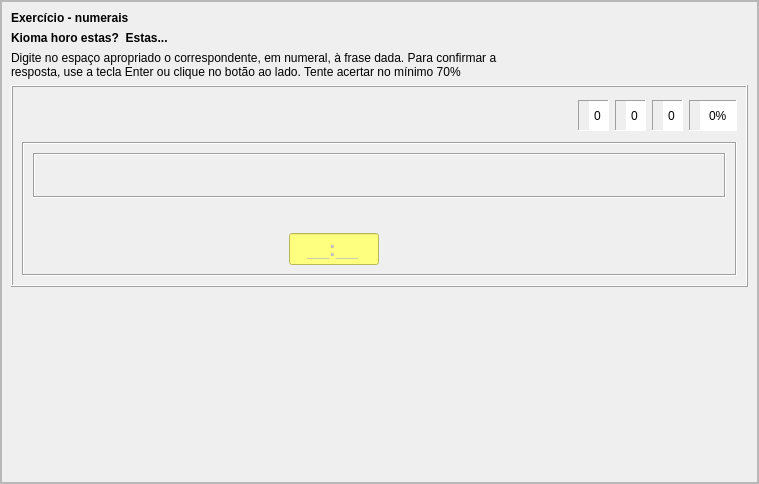
<?xml version="1.0" encoding="UTF-8"?>
<ui version="4.0">
 <class>kiomahoro</class>
 <widget class="QFrame" name="kiomahoro">
  <property name="geometry">
   <rect>
    <x>0</x>
    <y>0</y>
    <width>759</width>
    <height>484</height>
   </rect>
  </property>
  <property name="windowTitle">
   <string>Frame</string>
  </property>
  <property name="frameShape">
   <enum>QFrame::StyledPanel</enum>
  </property>
  <property name="frameShadow">
   <enum>QFrame::Raised</enum>
  </property>
  <property name="tipo" stdset="0">
   <string>senborda</string>
  </property>
  <layout class="QVBoxLayout" name="verticalLayout_5">
   <property name="spacing">
    <number>0</number>
   </property>
   <property name="leftMargin">
    <number>0</number>
   </property>
   <property name="topMargin">
    <number>0</number>
   </property>
   <property name="rightMargin">
    <number>0</number>
   </property>
   <property name="bottomMargin">
    <number>0</number>
   </property>
   <item>
    <widget class="QScrollArea" name="scrollArea">
     <property name="widgetResizable">
      <bool>true</bool>
     </property>
     <widget class="QWidget" name="scrollAreaWidgetContents">
      <property name="geometry">
       <rect>
        <x>0</x>
        <y>0</y>
        <width>755</width>
        <height>480</height>
       </rect>
      </property>
      <layout class="QVBoxLayout" name="verticalLayout_4">
       <item>
        <widget class="titolo" name="Lec11_Label3">
         <property name="maximumSize">
          <size>
           <width>16777215</width>
           <height>30</height>
          </size>
         </property>
         <property name="font">
          <font>
           <weight>75</weight>
           <bold>true</bold>
          </font>
         </property>
         <property name="text">
          <string notr="true">Exercício - numerais</string>
         </property>
        </widget>
       </item>
       <item>
        <widget class="QLabel" name="label">
         <property name="styleSheet">
          <string notr="true">font-weight: bold;</string>
         </property>
         <property name="text">
          <string notr="true">Kioma horo estas?  Estas...</string>
         </property>
         <property name="lingvo" stdset="0">
          <string>eo</string>
         </property>
        </widget>
       </item>
       <item>
        <widget class="QLabel" name="Lec11_Label12">
         <property name="text">
          <string notr="true">Digite no espaço apropriado o correspondente, em numeral, à frase dada. Para confirmar a 
resposta, use a tecla Enter ou clique no botão ao lado. Tente acertar no mínimo 70%</string>
         </property>
         <property name="wordWrap">
          <bool>true</bool>
         </property>
        </widget>
       </item>
       <item>
        <widget class="QFrame" name="frame">
         <property name="frameShape">
          <enum>QFrame::Box</enum>
         </property>
         <property name="frameShadow">
          <enum>QFrame::Raised</enum>
         </property>
         <property name="tipo" stdset="0">
          <string>markebla</string>
         </property>
         <layout class="QVBoxLayout" name="verticalLayout_3">
          <item>
           <layout class="QHBoxLayout" name="horizontalLayout_7">
            <item>
             <widget class="QFrame" name="frame_10">
              <property name="minimumSize">
               <size>
                <width>80</width>
                <height>40</height>
               </size>
              </property>
              <property name="maximumSize">
               <size>
                <width>16777215</width>
                <height>16777215</height>
               </size>
              </property>
              <property name="autoFillBackground">
               <bool>false</bool>
              </property>
              <property name="frameShape">
               <enum>QFrame::NoFrame</enum>
              </property>
              <property name="frameShadow">
               <enum>QFrame::Sunken</enum>
              </property>
              <layout class="QHBoxLayout" name="horizontalLayout">
               <property name="spacing">
                <number>1</number>
               </property>
               <property name="leftMargin">
                <number>0</number>
               </property>
               <property name="topMargin">
                <number>0</number>
               </property>
               <property name="rightMargin">
                <number>0</number>
               </property>
               <property name="bottomMargin">
                <number>0</number>
               </property>
               <item>
                <widget class="QPushButton" name="BitBtn1">
                 <property name="text">
                  <string notr="true"/>
                 </property>
                 <property name="icon">
                  <iconset>
                   <normalon>:/ikonoj/ekzercoj/komenci.png</normalon>
                   <activeon>:/ikonoj/ekzercoj/komenci-over.png</activeon>
                  </iconset>
                 </property>
                 <property name="iconSize">
                  <size>
                   <width>35</width>
                   <height>33</height>
                  </size>
                 </property>
                 <property name="flat">
                  <bool>true</bool>
                 </property>
                 <property name="tipo" stdset="0">
                  <string>komenci</string>
                 </property>
                </widget>
               </item>
               <item>
                <widget class="QPushButton" name="BitBtn3">
                 <property name="enabled">
                  <bool>false</bool>
                 </property>
                 <property name="text">
                  <string notr="true"/>
                 </property>
                 <property name="icon">
                  <iconset>
                   <normalon>:/ikonoj/ekzercoj/halti.png</normalon>
                   <activeon>:/ikonoj/ekzercoj/halti-over.png</activeon>
                  </iconset>
                 </property>
                 <property name="iconSize">
                  <size>
                   <width>35</width>
                   <height>33</height>
                  </size>
                 </property>
                 <property name="flat">
                  <bool>true</bool>
                 </property>
                 <property name="tipo" stdset="0">
                  <string>halti</string>
                 </property>
                </widget>
               </item>
              </layout>
             </widget>
            </item>
            <item>
             <spacer name="horizontalSpacer_10">
              <property name="orientation">
               <enum>Qt::Horizontal</enum>
              </property>
              <property name="sizeHint" stdset="0">
               <size>
                <width>0</width>
                <height>0</height>
               </size>
              </property>
             </spacer>
            </item>
            <item>
             <widget class="QFrame" name="frame_11">
              <property name="maximumSize">
               <size>
                <width>16777215</width>
                <height>31</height>
               </size>
              </property>
              <property name="autoFillBackground">
               <bool>false</bool>
              </property>
              <property name="frameShape">
               <enum>QFrame::Panel</enum>
              </property>
              <property name="frameShadow">
               <enum>QFrame::Sunken</enum>
              </property>
              <property name="tipo" stdset="0">
               <string>shilda</string>
              </property>
              <layout class="QHBoxLayout" name="horizontalLayout_3">
               <property name="spacing">
                <number>1</number>
               </property>
               <property name="leftMargin">
                <number>2</number>
               </property>
               <property name="topMargin">
                <number>0</number>
               </property>
               <property name="rightMargin">
                <number>0</number>
               </property>
               <property name="bottomMargin">
                <number>0</number>
               </property>
               <item>
                <widget class="QLabel" name="label_5">
                 <property name="maximumSize">
                  <size>
                   <width>24</width>
                   <height>24</height>
                  </size>
                 </property>
                 <property name="text">
                  <string notr="true"/>
                 </property>
                 <property name="pixmap">
                  <pixmap resource="../resources/ikonoj.qrc">:/ikonoj/kubeto.png</pixmap>
                 </property>
                 <property name="scaledContents">
                  <bool>true</bool>
                 </property>
                 <property name="alignment">
                  <set>Qt::AlignCenter</set>
                 </property>
                </widget>
               </item>
               <item>
                <widget class="QSpinBox" name="Placar1">
                 <property name="sizePolicy">
                  <sizepolicy hsizetype="Preferred" vsizetype="Preferred">
                   <horstretch>0</horstretch>
                   <verstretch>0</verstretch>
                  </sizepolicy>
                 </property>
                 <property name="frame">
                  <bool>false</bool>
                 </property>
                 <property name="alignment">
                  <set>Qt::AlignCenter</set>
                 </property>
                 <property name="readOnly">
                  <bool>true</bool>
                 </property>
                 <property name="buttonSymbols">
                  <enum>QAbstractSpinBox::NoButtons</enum>
                 </property>
                 <property name="tipo" stdset="0">
                  <string>shilda</string>
                 </property>
                </widget>
               </item>
              </layout>
             </widget>
            </item>
            <item>
             <widget class="QFrame" name="frame_12">
              <property name="maximumSize">
               <size>
                <width>16777215</width>
                <height>31</height>
               </size>
              </property>
              <property name="autoFillBackground">
               <bool>false</bool>
              </property>
              <property name="frameShape">
               <enum>QFrame::Panel</enum>
              </property>
              <property name="frameShadow">
               <enum>QFrame::Sunken</enum>
              </property>
              <property name="tipo" stdset="0">
               <string>shilda</string>
              </property>
              <layout class="QHBoxLayout" name="horizontalLayout_4">
               <property name="spacing">
                <number>1</number>
               </property>
               <property name="leftMargin">
                <number>2</number>
               </property>
               <property name="topMargin">
                <number>0</number>
               </property>
               <property name="rightMargin">
                <number>0</number>
               </property>
               <property name="bottomMargin">
                <number>0</number>
               </property>
               <item>
                <widget class="QLabel" name="label_8">
                 <property name="maximumSize">
                  <size>
                   <width>24</width>
                   <height>24</height>
                  </size>
                 </property>
                 <property name="text">
                  <string notr="true"/>
                 </property>
                 <property name="pixmap">
                  <pixmap resource="../resources/ikonoj.qrc">:/ikonoj/ekzercoj/bone.png</pixmap>
                 </property>
                 <property name="scaledContents">
                  <bool>true</bool>
                 </property>
                 <property name="alignment">
                  <set>Qt::AlignCenter</set>
                 </property>
                </widget>
               </item>
               <item>
                <widget class="QSpinBox" name="Placar2">
                 <property name="sizePolicy">
                  <sizepolicy hsizetype="Preferred" vsizetype="Preferred">
                   <horstretch>0</horstretch>
                   <verstretch>0</verstretch>
                  </sizepolicy>
                 </property>
                 <property name="frame">
                  <bool>false</bool>
                 </property>
                 <property name="alignment">
                  <set>Qt::AlignCenter</set>
                 </property>
                 <property name="readOnly">
                  <bool>true</bool>
                 </property>
                 <property name="buttonSymbols">
                  <enum>QAbstractSpinBox::NoButtons</enum>
                 </property>
                 <property name="tipo" stdset="0">
                  <string>shilda</string>
                 </property>
                </widget>
               </item>
              </layout>
             </widget>
            </item>
            <item>
             <widget class="QFrame" name="frame_36">
              <property name="maximumSize">
               <size>
                <width>16777215</width>
                <height>31</height>
               </size>
              </property>
              <property name="autoFillBackground">
               <bool>false</bool>
              </property>
              <property name="frameShape">
               <enum>QFrame::Panel</enum>
              </property>
              <property name="frameShadow">
               <enum>QFrame::Sunken</enum>
              </property>
              <property name="tipo" stdset="0">
               <string>shilda</string>
              </property>
              <layout class="QHBoxLayout" name="horizontalLayout_5">
               <property name="spacing">
                <number>1</number>
               </property>
               <property name="leftMargin">
                <number>2</number>
               </property>
               <property name="topMargin">
                <number>0</number>
               </property>
               <property name="rightMargin">
                <number>0</number>
               </property>
               <property name="bottomMargin">
                <number>0</number>
               </property>
               <item>
                <widget class="QLabel" name="label_9">
                 <property name="minimumSize">
                  <size>
                   <width>0</width>
                   <height>0</height>
                  </size>
                 </property>
                 <property name="maximumSize">
                  <size>
                   <width>24</width>
                   <height>24</height>
                  </size>
                 </property>
                 <property name="text">
                  <string notr="true"/>
                 </property>
                 <property name="pixmap">
                  <pixmap resource="../resources/ikonoj.qrc">:/ikonoj/ekzercoj/malbone.png</pixmap>
                 </property>
                 <property name="scaledContents">
                  <bool>true</bool>
                 </property>
                 <property name="alignment">
                  <set>Qt::AlignCenter</set>
                 </property>
                </widget>
               </item>
               <item>
                <widget class="QSpinBox" name="Placar3">
                 <property name="sizePolicy">
                  <sizepolicy hsizetype="Preferred" vsizetype="Preferred">
                   <horstretch>0</horstretch>
                   <verstretch>0</verstretch>
                  </sizepolicy>
                 </property>
                 <property name="minimumSize">
                  <size>
                   <width>0</width>
                   <height>0</height>
                  </size>
                 </property>
                 <property name="frame">
                  <bool>false</bool>
                 </property>
                 <property name="alignment">
                  <set>Qt::AlignCenter</set>
                 </property>
                 <property name="readOnly">
                  <bool>true</bool>
                 </property>
                 <property name="buttonSymbols">
                  <enum>QAbstractSpinBox::NoButtons</enum>
                 </property>
                 <property name="value">
                  <number>0</number>
                 </property>
                 <property name="tipo" stdset="0">
                  <string>shilda</string>
                 </property>
                </widget>
               </item>
              </layout>
             </widget>
            </item>
            <item>
             <widget class="QFrame" name="frame_37">
              <property name="maximumSize">
               <size>
                <width>16777215</width>
                <height>31</height>
               </size>
              </property>
              <property name="autoFillBackground">
               <bool>false</bool>
              </property>
              <property name="frameShape">
               <enum>QFrame::Panel</enum>
              </property>
              <property name="frameShadow">
               <enum>QFrame::Sunken</enum>
              </property>
              <property name="tipo" stdset="0">
               <string>shilda</string>
              </property>
              <layout class="QHBoxLayout" name="horizontalLayout_6">
               <property name="spacing">
                <number>1</number>
               </property>
               <property name="leftMargin">
                <number>2</number>
               </property>
               <property name="topMargin">
                <number>0</number>
               </property>
               <property name="rightMargin">
                <number>0</number>
               </property>
               <property name="bottomMargin">
                <number>0</number>
               </property>
               <item>
                <widget class="QLabel" name="label_10">
                 <property name="maximumSize">
                  <size>
                   <width>24</width>
                   <height>24</height>
                  </size>
                 </property>
                 <property name="text">
                  <string notr="true"/>
                 </property>
                 <property name="pixmap">
                  <pixmap resource="../resources/ikonoj.qrc">:/ikonoj/kalkulilo.png</pixmap>
                 </property>
                 <property name="scaledContents">
                  <bool>true</bool>
                 </property>
                 <property name="alignment">
                  <set>Qt::AlignCenter</set>
                 </property>
                </widget>
               </item>
               <item>
                <widget class="QSpinBox" name="Placar4">
                 <property name="sizePolicy">
                  <sizepolicy hsizetype="Preferred" vsizetype="Preferred">
                   <horstretch>0</horstretch>
                   <verstretch>0</verstretch>
                  </sizepolicy>
                 </property>
                 <property name="frame">
                  <bool>false</bool>
                 </property>
                 <property name="alignment">
                  <set>Qt::AlignCenter</set>
                 </property>
                 <property name="readOnly">
                  <bool>true</bool>
                 </property>
                 <property name="buttonSymbols">
                  <enum>QAbstractSpinBox::NoButtons</enum>
                 </property>
                 <property name="suffix">
                  <string>%</string>
                 </property>
                 <property name="maximum">
                  <number>100</number>
                 </property>
                 <property name="value">
                  <number>0</number>
                 </property>
                 <property name="tipo" stdset="0">
                  <string>shilda</string>
                 </property>
                </widget>
               </item>
              </layout>
             </widget>
            </item>
           </layout>
          </item>
          <item>
           <widget class="QFrame" name="frame_35">
            <property name="frameShape">
             <enum>QFrame::Box</enum>
            </property>
            <property name="frameShadow">
             <enum>QFrame::Sunken</enum>
            </property>
            <property name="tipo" stdset="0">
             <string>senborda</string>
            </property>
            <layout class="QVBoxLayout" name="verticalLayout_2">
             <item>
              <widget class="QFrame" name="Tajpujo">
               <property name="enabled">
                <bool>true</bool>
               </property>
               <property name="font">
                <font>
                 <pointsize>12</pointsize>
                </font>
               </property>
               <property name="frameShape">
                <enum>QFrame::Box</enum>
               </property>
               <property name="frameShadow">
                <enum>QFrame::Sunken</enum>
               </property>
               <property name="tipo" stdset="0">
                <string>ekzerca</string>
               </property>
               <layout class="QVBoxLayout" name="verticalLayout">
                <item>
                 <widget class="QLabel" name="Vorto0">
                  <property name="enabled">
                   <bool>true</bool>
                  </property>
                  <property name="font">
                   <font>
                    <pointsize>-1</pointsize>
                   </font>
                  </property>
                  <property name="styleSheet">
                   <string notr="true">font-size: 20px;</string>
                  </property>
                  <property name="text">
                   <string notr="true"/>
                  </property>
                  <property name="alignment">
                   <set>Qt::AlignCenter</set>
                  </property>
                  <property name="lingvo" stdset="0">
                   <string>eo</string>
                  </property>
                 </widget>
                </item>
               </layout>
              </widget>
             </item>
             <item>
              <widget class="QLabel" name="Korekta">
               <property name="enabled">
                <bool>true</bool>
               </property>
               <property name="font">
                <font>
                 <pointsize>-1</pointsize>
                </font>
               </property>
               <property name="styleSheet">
                <string notr="true">font-size: 20px;</string>
               </property>
               <property name="text">
                <string notr="true"/>
               </property>
               <property name="alignment">
                <set>Qt::AlignCenter</set>
               </property>
               <property name="lingvo" stdset="0">
                <string>eo</string>
               </property>
              </widget>
             </item>
             <item>
              <layout class="QHBoxLayout" name="horizontalLayout_2">
               <item>
                <spacer name="horizontalSpacer">
                 <property name="orientation">
                  <enum>Qt::Horizontal</enum>
                 </property>
                 <property name="sizeType">
                  <enum>QSizePolicy::Expanding</enum>
                 </property>
                 <property name="sizeHint" stdset="0">
                  <size>
                   <width>0</width>
                   <height>0</height>
                  </size>
                 </property>
                </spacer>
               </item>
               <item>
                <widget class="QLineEdit" name="Edit1">
                 <property name="enabled">
                  <bool>false</bool>
                 </property>
                 <property name="sizePolicy">
                  <sizepolicy hsizetype="Maximum" vsizetype="Fixed">
                   <horstretch>0</horstretch>
                   <verstretch>0</verstretch>
                  </sizepolicy>
                 </property>
                 <property name="maximumSize">
                  <size>
                   <width>90</width>
                   <height>16777215</height>
                  </size>
                 </property>
                 <property name="font">
                  <font>
                   <pointsize>-1</pointsize>
                   <weight>75</weight>
                   <bold>true</bold>
                  </font>
                 </property>
                 <property name="styleSheet">
                  <string notr="true">background-color: rgb(255, 255, 127);
font-size: 20px;
font-weight: bold;</string>
                 </property>
                 <property name="inputMask">
                  <string>99:99;_</string>
                 </property>
                 <property name="text">
                  <string notr="true">:</string>
                 </property>
                 <property name="maxLength">
                  <number>5</number>
                 </property>
                 <property name="frame">
                  <bool>true</bool>
                 </property>
                 <property name="cursorPosition">
                  <number>5</number>
                 </property>
                 <property name="alignment">
                  <set>Qt::AlignCenter</set>
                 </property>
                </widget>
               </item>
               <item>
                <widget class="QPushButton" name="BitBtn2">
                 <property name="enabled">
                  <bool>false</bool>
                 </property>
                 <property name="sizePolicy">
                  <sizepolicy hsizetype="Maximum" vsizetype="Fixed">
                   <horstretch>0</horstretch>
                   <verstretch>0</verstretch>
                  </sizepolicy>
                 </property>
                 <property name="minimumSize">
                  <size>
                   <width>0</width>
                   <height>0</height>
                  </size>
                 </property>
                 <property name="text">
                  <string notr="true"/>
                 </property>
                 <property name="icon">
                  <iconset>
                   <normalon>:/ikonoj/ekzercoj/validi.png</normalon>
                   <activeon>:/ikonoj/ekzercoj/validi-over.png</activeon>
                  </iconset>
                 </property>
                 <property name="iconSize">
                  <size>
                   <width>35</width>
                   <height>33</height>
                  </size>
                 </property>
                 <property name="flat">
                  <bool>true</bool>
                 </property>
                 <property name="tipo" stdset="0">
                  <string>validigi</string>
                 </property>
                </widget>
               </item>
               <item>
                <spacer name="horizontalSpacer_9">
                 <property name="orientation">
                  <enum>Qt::Horizontal</enum>
                 </property>
                 <property name="sizeHint" stdset="0">
                  <size>
                   <width>0</width>
                   <height>0</height>
                  </size>
                 </property>
                </spacer>
               </item>
               <item>
                <widget class="QPushButton" name="printilo_ps">
                 <property name="sizePolicy">
                  <sizepolicy hsizetype="Maximum" vsizetype="Fixed">
                   <horstretch>0</horstretch>
                   <verstretch>0</verstretch>
                  </sizepolicy>
                 </property>
                 <property name="minimumSize">
                  <size>
                   <width>0</width>
                   <height>0</height>
                  </size>
                 </property>
                 <property name="maximumSize">
                  <size>
                   <width>16777215</width>
                   <height>16777215</height>
                  </size>
                 </property>
                 <property name="text">
                  <string notr="true"/>
                 </property>
                 <property name="icon">
                  <iconset>
                   <normalon>:/ikonoj/ekzercoj/printi-ekzercon.png</normalon>
                   <activeon>:/ikonoj/ekzercoj/printi-ekzercon-over.png</activeon>
                  </iconset>
                 </property>
                 <property name="iconSize">
                  <size>
                   <width>81</width>
                   <height>33</height>
                  </size>
                 </property>
                 <property name="flat">
                  <bool>true</bool>
                 </property>
                 <property name="tipo" stdset="0">
                  <string>printi_ekzercon</string>
                 </property>
                </widget>
               </item>
              </layout>
             </item>
            </layout>
           </widget>
          </item>
         </layout>
        </widget>
       </item>
       <item>
        <spacer name="verticalSpacer">
         <property name="orientation">
          <enum>Qt::Vertical</enum>
         </property>
         <property name="sizeHint" stdset="0">
          <size>
           <width>20</width>
           <height>94</height>
          </size>
         </property>
        </spacer>
       </item>
      </layout>
     </widget>
    </widget>
   </item>
  </layout>
 </widget>
 <customwidgets>
  <customwidget>
   <class>titolo</class>
   <extends>QLabel</extends>
   <header>titolo.h</header>
  </customwidget>
 </customwidgets>
 <resources>
  <include location="ikonoj.qrc"/>
 </resources>
 <connections/>
</ui>
